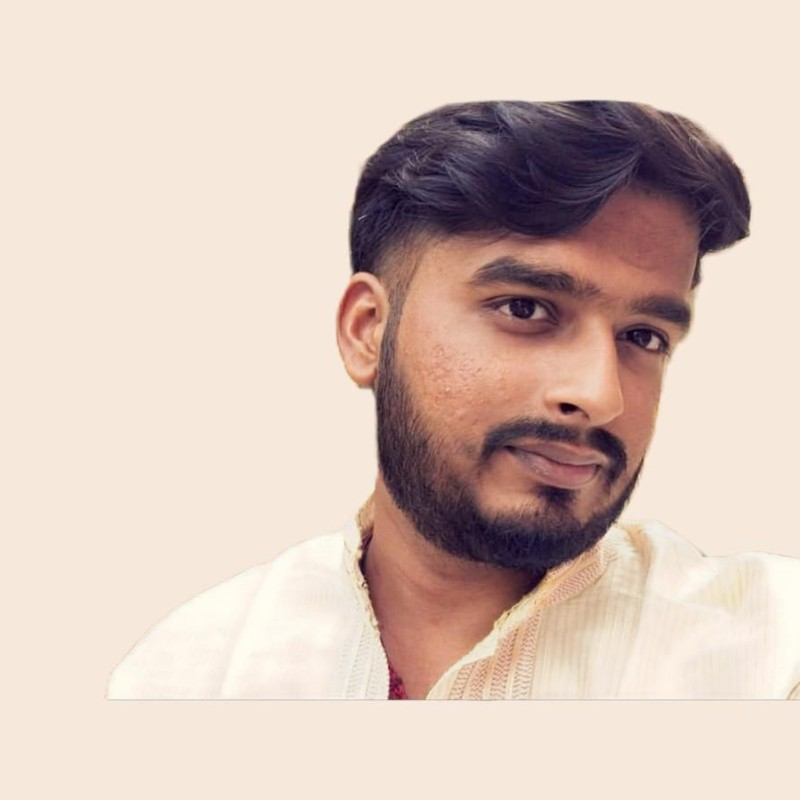
#> input picture assets/source-photo.png, 800 x 800 px
$ python prep_photo.py
#> lines starting #> are read from the running program, lines starting #| are printed output that depends on the picture; after the words box and inside, x2 and y2 are one past the last pixel; in counts of white or black regions, pixels touching at a corner belong together
from pathlib import Path
import sys
import cv2
import numpy as np
from PIL import Image

ROOT = Path(__file__).resolve().parents[1]
SRC = Path(sys.argv[1]) if len(sys.argv) > 1 else ROOT / 'assets' / 'source-photo.png'
OUT = ROOT / 'assets' / 'source-prepped.png'

img = cv2.imread(str(SRC), cv2.IMREAD_COLOR)
#> img is the input picture: shape (800, 800, 3); mean B, G, R 185.5, 195.7, 215.9
if img is None:
    raise SystemExit(f'Could not read {SRC}')

# The supplied portrait already has a very light, nearly uniform background.
# Keep the subject while making the background pure white and increasing local contrast.
gray = cv2.cvtColor(img, cv2.COLOR_BGR2GRAY)
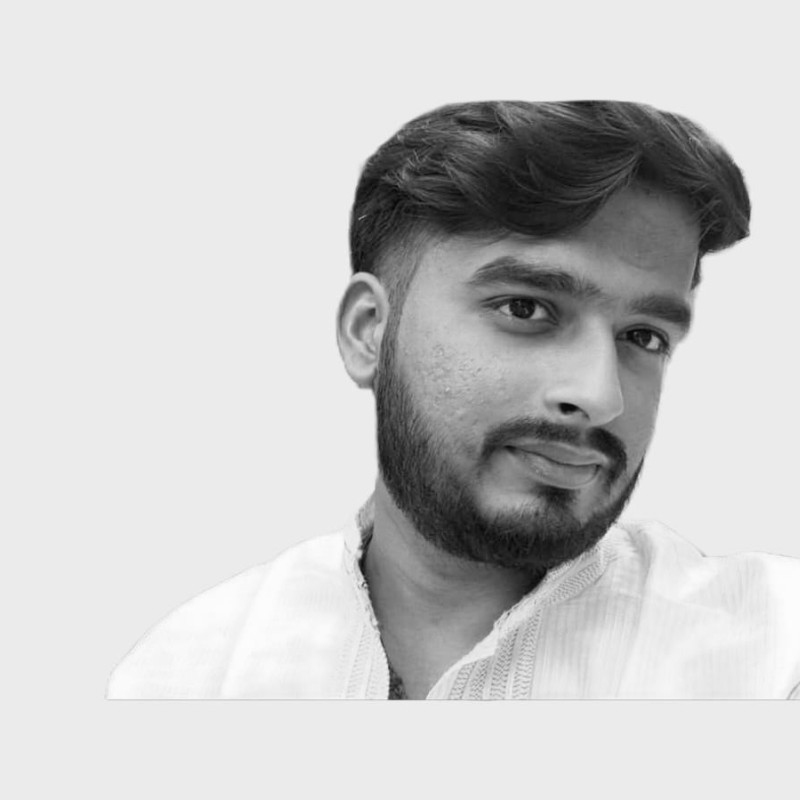
#> gray: shape (800, 800); min 6, max 253, mean 200.7
clahe = cv2.createCLAHE(clipLimit=2.0, tileGridSize=(8, 8))
contrast = clahe.apply(gray)
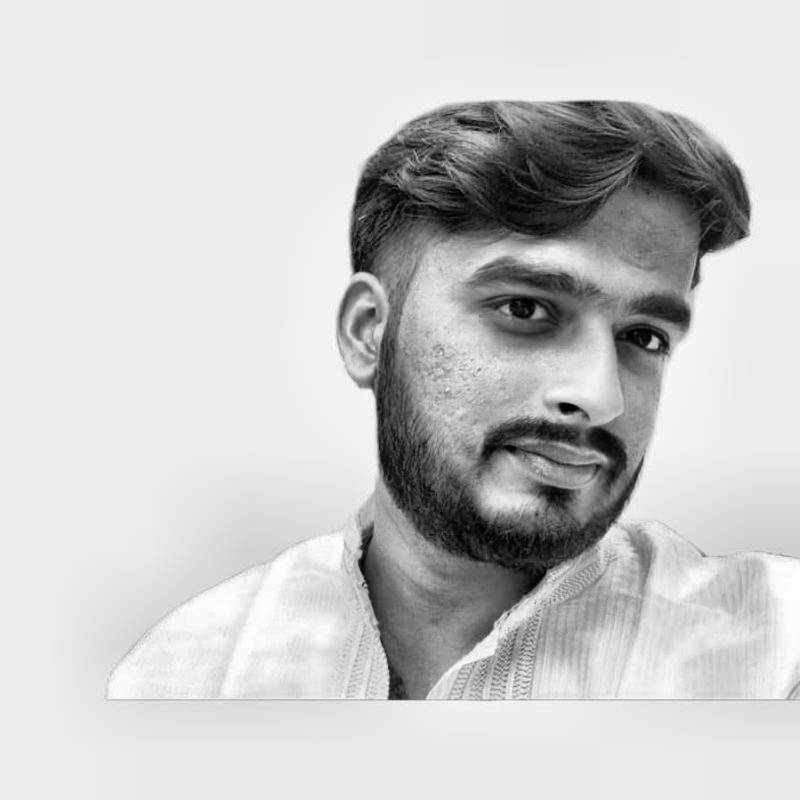
#> contrast: shape (800, 800); min 1, max 254, mean 200.9

# Detect the pale background from saturation + brightness. Preserve darker subject pixels.
hsv = cv2.cvtColor(img, cv2.COLOR_BGR2HSV)
#> hsv: shape (800, 800, 3); mean H, S, V 30, 46, 216.5
background = (hsv[:, :, 1] < 45) & (hsv[:, :, 2] > 205)
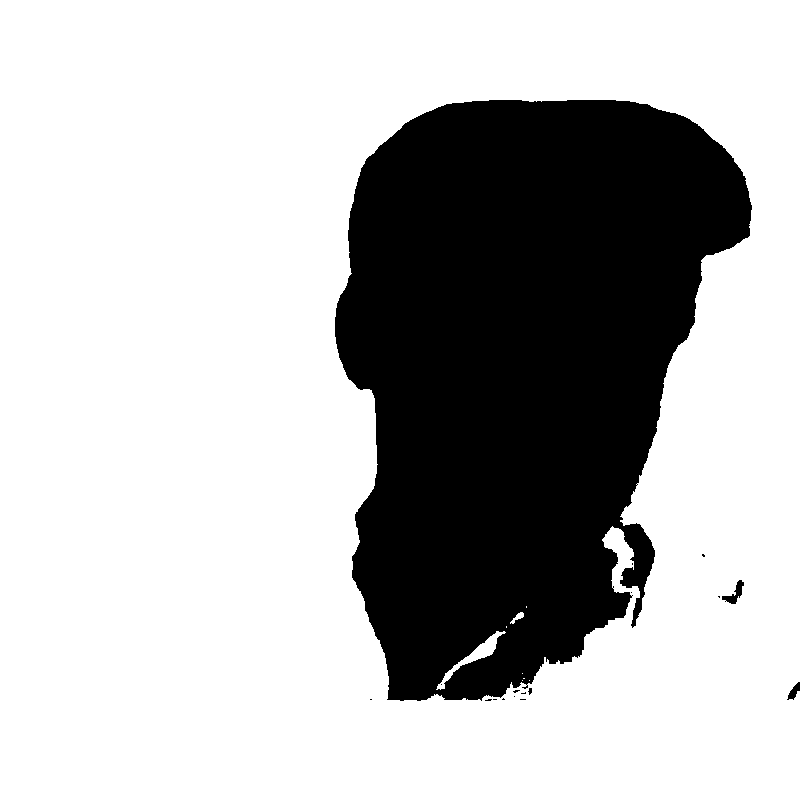
#> background: shape (800, 800) bool; 72.2% white; 17 black regions (14 under 20 px), largest, box (x1, y1, x2, y2) and area: (335, 100, 752, 701) 177259, (722, 580, 744, 604) 201, (787, 682, 800, 700) 112
processed = contrast.copy()
processed[background] = 255
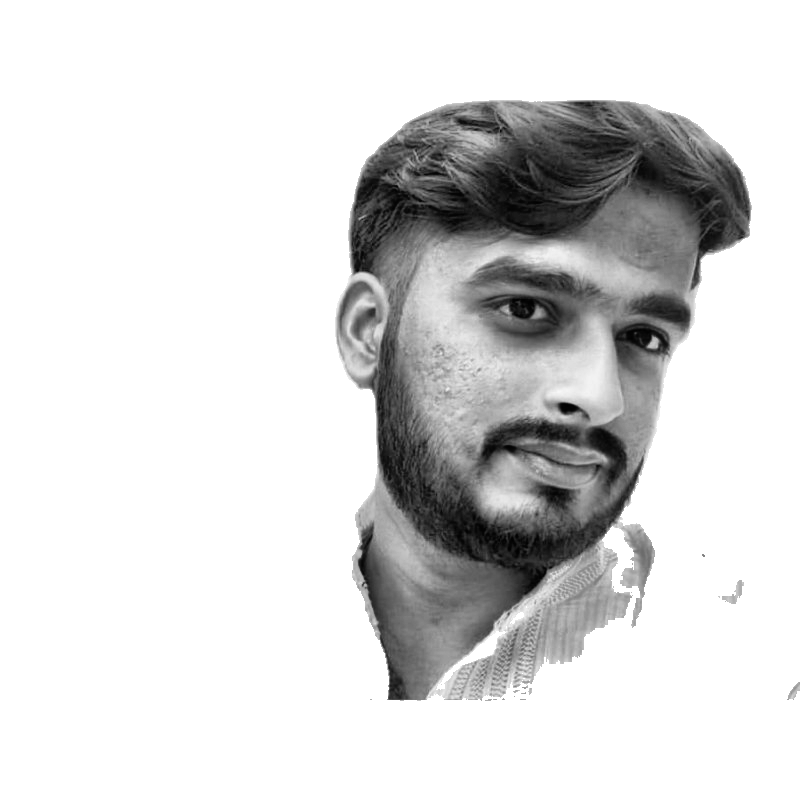
#> processed: shape (800, 800); min 1, max 255, mean 216.8

# Mild blur avoids harsh JPEG/phone-photo noise in the ASCII conversion.
processed = cv2.GaussianBlur(processed, (3, 3), 0)
# Crop away the large blank margin so the ASCII portrait uses the available width.
mask = processed < 235
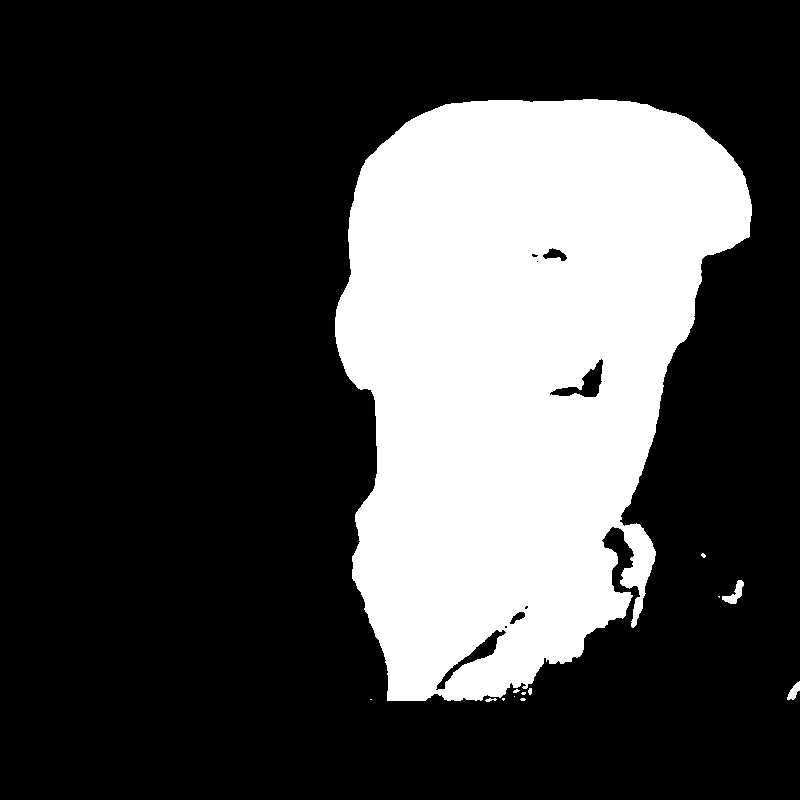
#> mask: shape (800, 800) bool; 27.7% white; 13 white regions (8 under 20 px), largest, box (x1, y1, x2, y2) and area: (335, 99, 752, 701) 176782, (722, 580, 744, 604) 222, (787, 681, 800, 700) 131, (485, 698, 497, 702) 28, (528, 688, 532, 695) 23
ys, xs = np.where(mask)
if len(xs):
    pad_x, pad_y = 18, 18
    x0, x1 = max(0, xs.min()-pad_x), min(processed.shape[1], xs.max()+pad_x+1)
#> x0 = 317; x1 = 800
    y0, y1 = max(0, ys.min()-pad_y), min(processed.shape[0], ys.max()+pad_y+1)
#> y0 = 81; y1 = 720
    processed = processed[y0:y1, x0:x1]
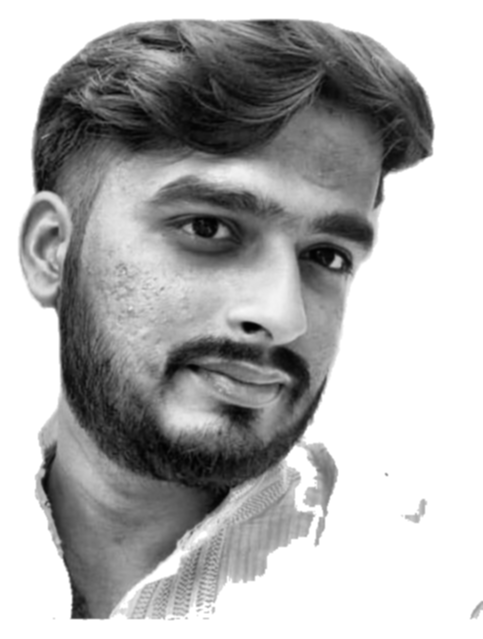
#> processed: shape (639, 483); min 2, max 255, mean 175.7
Image.fromarray(processed).save(OUT)
print(f'Wrote {OUT}')
